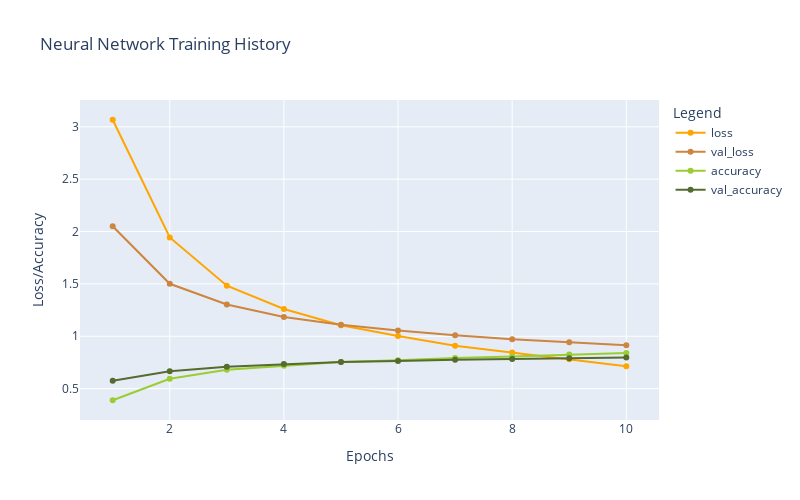

Here is the notebook cell this chart was saved with:
### Code cell
plot_history(historyD)

### Figure 1 — Plotly figure (JSON) as saved in the notebook; plotly's stock layout.template omitted (floating-point values rounded to 4 significant figures)
{"data": [{"hovertemplate": "Legend=loss<br>Epochs=%{x}<br>Loss/Accuracy=%{y}<extra></extra>", "legendgroup": "loss", "line": {"color": "orange", "dash": "solid"}, "marker": {"symbol": "circle"}, "mode": "lines+markers", "name": "loss", "orientation": "v", "showlegend": true, "type": "scatter", "x": [1, 2, 3, 4, 5, 6, 7, 8, 9, 10], "xaxis": "x", "y": [3.067, 1.944, 1.483, 1.261, 1.106, 1.003, 0.9096, 0.8444, 0.7813, 0.7147], "yaxis": "y"}, {"hovertemplate": "Legend=val_loss<br>Epochs=%{x}<br>Loss/Accuracy=%{y}<extra></extra>", "legendgroup": "val_loss", "line": {"color": "peru", "dash": "solid"}, "marker": {"symbol": "circle"}, "mode": "lines+markers", "name": "val_loss", "orientation": "v", "showlegend": true, "type": "scatter", "x": [1, 2, 3, 4, 5, 6, 7, 8, 9, 10], "xaxis": "x", "y": [2.051, 1.501, 1.303, 1.185, 1.11, 1.056, 1.01, 0.971, 0.9437, 0.915], "yaxis": "y"}, {"hovertemplate": "Legend=accuracy<br>Epochs=%{x}<br>Loss/Accuracy=%{y}<extra></extra>", "legendgroup": "accuracy", "line": {"color": "yellowgreen", "dash": "solid"}, "marker": {"symbol": "circle"}, "mode": "lines+markers", "name": "accuracy", "orientation": "v", "showlegend": true, "type": "scatter", "x": [1, 2, 3, 4, 5, 6, 7, 8, 9, 10], "xaxis": "x", "y": [0.3893, 0.5951, 0.6799, 0.7184, 0.755, 0.7708, 0.7934, 0.8082, 0.8261, 0.8416], "yaxis": "y"}, {"hovertemplate": "Legend=val_accuracy<br>Epochs=%{x}<br>Loss/Accuracy=%{y}<extra></extra>", "legendgroup": "val_accuracy", "line": {"color": "darkolivegreen", "dash": "solid"}, "marker": {"symbol": "circle"}, "mode": "lines+markers", "name": "val_accuracy", "orientation": "v", "showlegend": true, "type": "scatter", "x": [1, 2, 3, 4, 5, 6, 7, 8, 9, 10], "xaxis": "x", "y": [0.5766, 0.6665, 0.7084, 0.7351, 0.7556, 0.7631, 0.7769, 0.7832, 0.7898, 0.797], "yaxis": "y"}], "layout": {"height": 500, "legend": {"title": {"text": "Legend"}, "tracegroupgap": 0}, "title": {"text": "Neural Network Training History"}, "width": 800, "xaxis": {"anchor": "y", "domain": [0, 1], "title": {"text": "Epochs"}}, "yaxis": {"anchor": "x", "domain": [0, 1], "title": {"text": "Loss/Accuracy"}}}}
